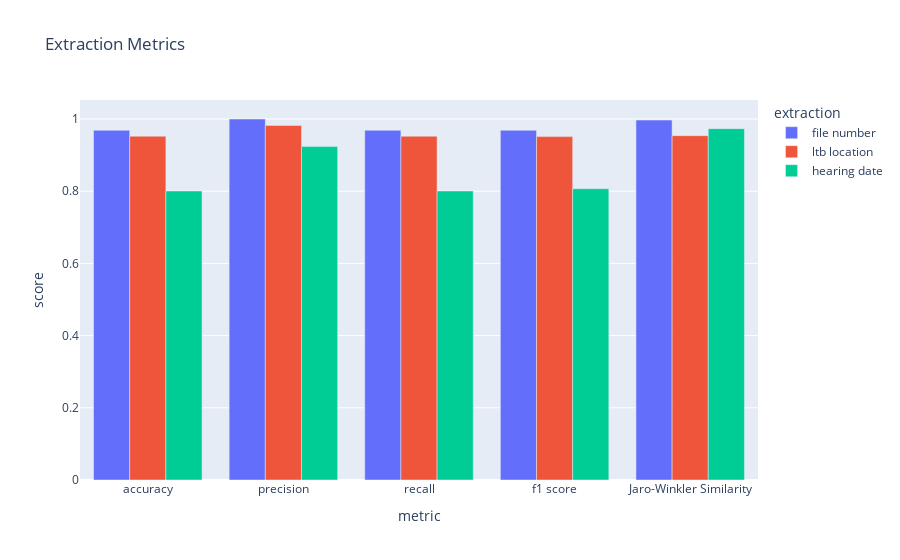

Notebook cell for this chart:
### Code cell
gold_df['ltb_location'] = gold_df['ltb_location'].apply(lambda x: str(x))
silver_df['ltb_location'] = silver_df['ltb_location'].apply(lambda x: str(x))

# results

for metric in ["accuracy", "precision", "recall", "f1 score", "Jaro-Winkler Similarity"]:
    results["extraction"].append("hearing date")
    results['metric'].append(metric)
    results['score'].append(eval(y_pred = silver_df['hearing_date'], y_true = gold_df['new_hearing_date'], metric = metric))

results

# pd.DataFrame(results)

# Create the bar chart using Plotly Express
fig = px.bar(pd.DataFrame(results),
             x = 'metric',
             y = 'score',
             title = 'Extraction Metrics',
             color = "extraction",
             barmode  = 'group')

# Display the chart
fig.show()

### Figure 1 — Plotly figure (JSON) as saved in the notebook; plotly's stock layout.template omitted (floating-point values rounded to 4 significant figures)
{"data": [{"alignmentgroup": "True", "hovertemplate": "extraction=file number<br>metric=%{x}<br>score=%{y}<extra></extra>", "legendgroup": "file number", "marker": {"color": "#636efa", "pattern": {"shape": ""}}, "name": "file number", "offsetgroup": "file number", "orientation": "v", "showlegend": true, "textposition": "auto", "type": "bar", "x": ["accuracy", "precision", "recall", "f1 score", "Jaro-Winkler Similarity"], "xaxis": "x", "y": [0.9688, 1, 0.9688, 0.9688, 0.997], "yaxis": "y"}, {"alignmentgroup": "True", "hovertemplate": "extraction=ltb location<br>metric=%{x}<br>score=%{y}<extra></extra>", "legendgroup": "ltb location", "marker": {"color": "#EF553B", "pattern": {"shape": ""}}, "name": "ltb location", "offsetgroup": "ltb location", "orientation": "v", "showlegend": true, "textposition": "auto", "type": "bar", "x": ["accuracy", "precision", "recall", "f1 score", "Jaro-Winkler Similarity"], "xaxis": "x", "y": [0.9524, 0.9822, 0.9524, 0.9512, 0.9539], "yaxis": "y"}, {"alignmentgroup": "True", "hovertemplate": "extraction=hearing date<br>metric=%{x}<br>score=%{y}<extra></extra>", "legendgroup": "hearing date", "marker": {"color": "#00cc96", "pattern": {"shape": ""}}, "name": "hearing date", "offsetgroup": "hearing date", "orientation": "v", "showlegend": true, "textposition": "auto", "type": "bar", "x": ["accuracy", "precision", "recall", "f1 score", "Jaro-Winkler Similarity"], "xaxis": "x", "y": [0.8006, 0.9235, 0.8006, 0.8069, 0.9732], "yaxis": "y"}], "layout": {"barmode": "group", "legend": {"title": {"text": "extraction"}, "tracegroupgap": 0}, "title": {"text": "Extraction Metrics"}, "xaxis": {"anchor": "y", "domain": [0, 1], "title": {"text": "metric"}}, "yaxis": {"anchor": "x", "domain": [0, 1], "title": {"text": "score"}}}}
